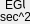
   <widget class="caFrame" name="caFrame_7">
    <property name="geometry">
     <rect>
      <x>420</x>
      <y>398</y>
      <width>30</width>
      <height>24</height>
     </rect>
    </property>
    <widget class="caLabel" name="caLabel_42">
     <property name="geometry">
      <rect>
       <x>5</x>
       <y>0</y>
       <width>20</width>
       <height>10</height>
      </rect>
     </property>
     <property name="frameShape">
      <enum>QFrame::NoFrame</enum>
     </property>
     <property name="text">
      <string>EGU</string>
     </property>
     <property name="alignment">
      <set>Qt::AlignAbsolute|Qt::AlignLeading|Qt::AlignLeft|Qt::AlignVCenter</set>
     </property>
     <property name="fontScaleMode">
      <enum>ESimpleLabel::Height</enum>
     </property>
     <property name="foreground">
      <color>
       <red>176</red>
       <green>176</green>
       <blue>176</blue>
      </color>
     </property>
     <property name="background">
      <color alpha="0">
       <red>0</red>
       <green>0</green>
       <blue>0</blue>
      </color>
     </property>
    </widget>
    <widget class="caLabel" name="caLabel_43">
     <property name="geometry">
      <rect>
       <x>0</x>
       <y>12</y>
       <width>30</width>
       <height>10</height>
      </rect>
     </property>
     <property name="frameShape">
      <enum>QFrame::NoFrame</enum>
     </property>
     <property name="text">
      <string>sec^2</string>
     </property>
     <property name="alignment">
      <set>Qt::AlignAbsolute|Qt::AlignLeading|Qt::AlignLeft|Qt::AlignVCenter</set>
     </property>
     <property name="fontScaleMode">
      <enum>ESimpleLabel::Height</enum>
     </property>
     <property name="foreground">
      <color>
       <red>176</red>
       <green>176</green>
       <blue>176</blue>
      </color>
     </property>
     <property name="background">
      <color alpha="0">
       <red>0</red>
       <green>0</green>
       <blue>0</blue>
      </color>
     </property>
    </widget>
    <widget class="caPolyLine" name="caPolyLine_8">
     <property name="geometry">
      <rect>
       <x>3</x>
       <y>10</y>
       <width>22</width>
       <height>1</height>
      </rect>
     </property>
     <property name="foreground">
      <color>
       <red>0</red>
       <green>0</green>
       <blue>0</blue>
      </color>
     </property>
     <property name="linestyle" stdset="0">
      <enum>caPolyLine::Solid</enum>
     </property>
     <property name="lineColor">
      <color>
       <red>0</red>
       <green>0</green>
       <blue>0</blue>
      </color>
     </property>
     <property name="xyPairs" stdset="0">
      <string>0,0;22,0</string>
     </property>
     <property name="fillstyle" stdset="0">
      <enum>caPolyLine::Filled</enum>
     </property>
    </widget>
   </widget>
